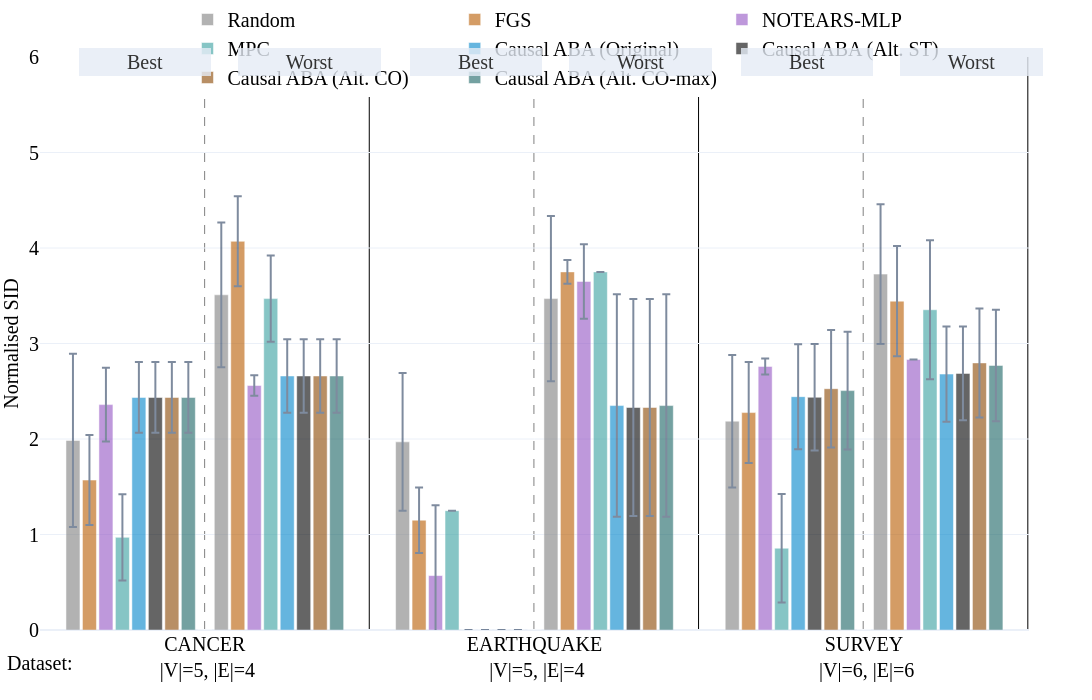

Notebook code cell kept with this figure:
### Code cell
double_bar_chart_plotly(all_sum, names_dict, colors_dict, methods, save_figs=save_figs, output_name="./Fig.2_SID_cpdag.html", debug=False, range_y1=[0,6], range_y2=[0,6])#

### Figure 1 — Plotly figure (JSON) as saved in the notebook; plotly's stock layout.template omitted (floating-point values rounded to 4 significant figures)
{"data": [{"error_y": {"array": [0.9075, 0.72, 0.6933], "type": "data", "visible": true}, "marker": {"color": "grey"}, "name": "Random", "offsetgroup": "0", "opacity": 0.6, "showlegend": true, "type": "bar", "x": ["CANCER<br> |V|=5, |E|=4", "EARTHQUAKE<br> |V|=5, |E|=4", "SURVEY<br> |V|=6, |E|=6"], "y": [1.985, 1.97, 2.187], "yaxis": "y"}, {"error_y": {"array": [0.4712, 0.3426, 0.5288], "type": "data", "visible": true}, "marker": {"color": "#b85c00"}, "name": "FGS", "offsetgroup": "1", "opacity": 0.6, "showlegend": true, "type": "bar", "x": ["CANCER<br> |V|=5, |E|=4", "EARTHQUAKE<br> |V|=5, |E|=4", "SURVEY<br> |V|=6, |E|=6"], "y": [1.57, 1.15, 2.277], "yaxis": "y"}, {"error_y": {"array": [0.385, 0.7375, 0.08333], "type": "data", "visible": true}, "marker": {"color": "#9454c4"}, "name": "NOTEARS-MLP", "offsetgroup": "2", "opacity": 0.6, "showlegend": true, "type": "bar", "x": ["CANCER<br> |V|=5, |E|=4", "EARTHQUAKE<br> |V|=5, |E|=4", "SURVEY<br> |V|=6, |E|=6"], "y": [2.36, 0.57, 2.76], "yaxis": "y"}, {"error_y": {"array": [0.4525, 0.0, 0.5683], "type": "data", "visible": true}, "marker": {"color": "#379f9f"}, "name": "MPC", "offsetgroup": "3", "opacity": 0.6, "showlegend": true, "type": "bar", "x": ["CANCER<br> |V|=5, |E|=4", "EARTHQUAKE<br> |V|=5, |E|=4", "SURVEY<br> |V|=6, |E|=6"], "y": [0.97, 1.25, 0.8567], "yaxis": "y"}, {"error_y": {"array": [0.37, 0.0, 0.55], "type": "data", "visible": true}, "marker": {"color": "#0085CA"}, "name": "Causal ABA (Original)", "offsetgroup": "4", "opacity": 0.6, "showlegend": true, "type": "bar", "x": ["CANCER<br> |V|=5, |E|=4", "EARTHQUAKE<br> |V|=5, |E|=4", "SURVEY<br> |V|=6, |E|=6"], "y": [2.435, 0.0, 2.443], "yaxis": "y"}, {"error_y": {"array": [0.3705, 0.0, 0.5583], "type": "data", "visible": true}, "marker": {"color": "black"}, "name": "Causal ABA (Alt. ST)", "offsetgroup": "5", "opacity": 0.6, "showlegend": true, "type": "bar", "x": ["CANCER<br> |V|=5, |E|=4", "EARTHQUAKE<br> |V|=5, |E|=4", "SURVEY<br> |V|=6, |E|=6"], "y": [2.435, 0.0, 2.437], "yaxis": "y"}, {"error_y": {"array": [0.3705, 0.0, 0.6148], "type": "data", "visible": true}, "marker": {"color": "#8a4500"}, "name": "Causal ABA (Alt. CO)", "offsetgroup": "6", "opacity": 0.6, "showlegend": true, "type": "bar", "x": ["CANCER<br> |V|=5, |E|=4", "EARTHQUAKE<br> |V|=5, |E|=4", "SURVEY<br> |V|=6, |E|=6"], "y": [2.435, 0.0, 2.527], "yaxis": "y"}, {"error_y": {"array": [0.3705, 0.0, 0.6172], "type": "data", "visible": true}, "marker": {"color": "#196363"}, "name": "Causal ABA (Alt. CO-max)", "offsetgroup": "7", "opacity": 0.6, "showlegend": true, "type": "bar", "x": ["CANCER<br> |V|=5, |E|=4", "EARTHQUAKE<br> |V|=5, |E|=4", "SURVEY<br> |V|=6, |E|=6"], "y": [2.435, 0.0, 2.507], "yaxis": "y"}, {"marker": {"color": "white"}, "name": "", "offsetgroup": "8", "opacity": 1, "showlegend": false, "type": "bar", "x": ["CANCER<br> |V|=5, |E|=4", "EARTHQUAKE<br> |V|=5, |E|=4", "SURVEY<br> |V|=6, |E|=6"], "y": [0.0, 0.0, 0.0]}, {"error_y": {"array": [0.7575, 0.865, 0.7317], "type": "data", "visible": true}, "marker": {"color": "grey"}, "name": "Random", "offsetgroup": "9", "opacity": 0.6, "showlegend": false, "type": "bar", "x": ["CANCER<br> |V|=5, |E|=4", "EARTHQUAKE<br> |V|=5, |E|=4", "SURVEY<br> |V|=6, |E|=6"], "y": [3.51, 3.47, 3.727], "yaxis": "y2"}, {"error_y": {"array": [0.4712, 0.1237, 0.577], "type": "data", "visible": true}, "marker": {"color": "#b85c00"}, "name": "FGS", "offsetgroup": "10", "opacity": 0.6, "showlegend": false, "type": "bar", "x": ["CANCER<br> |V|=5, |E|=4", "EARTHQUAKE<br> |V|=5, |E|=4", "SURVEY<br> |V|=6, |E|=6"], "y": [4.07, 3.75, 3.443], "yaxis": "y2"}, {"error_y": {"array": [0.1075, 0.39, 0.0], "type": "data", "visible": true}, "marker": {"color": "#9454c4"}, "name": "NOTEARS-MLP", "offsetgroup": "11", "opacity": 0.6, "showlegend": false, "type": "bar", "x": ["CANCER<br> |V|=5, |E|=4", "EARTHQUAKE<br> |V|=5, |E|=4", "SURVEY<br> |V|=6, |E|=6"], "y": [2.56, 3.65, 2.833], "yaxis": "y2"}, {"error_y": {"array": [0.4525, 0.0, 0.7267], "type": "data", "visible": true}, "marker": {"color": "#379f9f"}, "name": "MPC", "offsetgroup": "12", "opacity": 0.6, "showlegend": false, "type": "bar", "x": ["CANCER<br> |V|=5, |E|=4", "EARTHQUAKE<br> |V|=5, |E|=4", "SURVEY<br> |V|=6, |E|=6"], "y": [3.47, 3.75, 3.353], "yaxis": "y2"}, {"error_y": {"array": [0.385, 1.165, 0.4983], "type": "data", "visible": true}, "marker": {"color": "#0085CA"}, "name": "Causal ABA (Original)", "offsetgroup": "13", "opacity": 0.6, "showlegend": false, "type": "bar", "x": ["CANCER<br> |V|=5, |E|=4", "EARTHQUAKE<br> |V|=5, |E|=4", "SURVEY<br> |V|=6, |E|=6"], "y": [2.66, 2.35, 2.68], "yaxis": "y2"}, {"error_y": {"array": [0.3839, 1.136, 0.491], "type": "data", "visible": true}, "marker": {"color": "black"}, "name": "Causal ABA (Alt. ST)", "offsetgroup": "14", "opacity": 0.6, "showlegend": false, "type": "bar", "x": ["CANCER<br> |V|=5, |E|=4", "EARTHQUAKE<br> |V|=5, |E|=4", "SURVEY<br> |V|=6, |E|=6"], "y": [2.66, 2.33, 2.687], "yaxis": "y2"}, {"error_y": {"array": [0.3839, 1.136, 0.5707], "type": "data", "visible": true}, "marker": {"color": "#8a4500"}, "name": "Causal ABA (Alt. CO)", "offsetgroup": "15", "opacity": 0.6, "showlegend": false, "type": "bar", "x": ["CANCER<br> |V|=5, |E|=4", "EARTHQUAKE<br> |V|=5, |E|=4", "SURVEY<br> |V|=6, |E|=6"], "y": [2.66, 2.33, 2.797], "yaxis": "y2"}, {"error_y": {"array": [0.3839, 1.165, 0.5841], "type": "data", "visible": true}, "marker": {"color": "#196363"}, "name": "Causal ABA (Alt. CO-max)", "offsetgroup": "16", "opacity": 0.6, "showlegend": false, "type": "bar", "x": ["CANCER<br> |V|=5, |E|=4", "EARTHQUAKE<br> |V|=5, |E|=4", "SURVEY<br> |V|=6, |E|=6"], "y": [2.66, 2.35, 2.77], "yaxis": "y2"}], "layout": {"annotations": [{"font": {"color": "Black", "family": "Serif", "size": 20}, "showarrow": false, "text": "Dataset:", "x": 0, "xanchor": "center", "xref": "paper", "y": -0.08, "yanchor": "bottom", "yref": "paper"}, {"bgcolor": "#E5ECF6", "bordercolor": "#E5ECF6", "borderwidth": 2, "font": {"color": "black", "size": 20}, "opacity": 0.8, "showarrow": false, "text": "         Best         ", "x": 0.039, "xanchor": "left", "xref": "x domain", "y": 1.015, "yref": "y domain"}, {"bgcolor": "#E5ECF6", "bordercolor": "#E5ECF6", "borderwidth": 2, "font": {"color": "black", "size": 20}, "opacity": 0.8, "showarrow": false, "text": "         Worst         ", "x": 0.2, "xanchor": "left", "xref": "x domain", "y": 1.015, "yref": "y domain"}, {"bgcolor": "#E5ECF6", "bordercolor": "#E5ECF6", "borderwidth": 2, "font": {"color": "black", "size": 20}, "opacity": 0.8, "showarrow": false, "text": "         Best         ", "x": 0.374, "xanchor": "left", "xref": "x domain", "y": 1.015, "yref": "y domain"}, {"bgcolor": "#E5ECF6", "bordercolor": "#E5ECF6", "borderwidth": 2, "font": {"color": "black", "size": 20}, "opacity": 0.8, "showarrow": false, "text": "         Worst         ", "x": 0.535, "xanchor": "left", "xref": "x domain", "y": 1.015, "yref": "y domain"}, {"bgcolor": "#E5ECF6", "bordercolor": "#E5ECF6", "borderwidth": 2, "font": {"color": "black", "size": 20}, "opacity": 0.8, "showarrow": false, "text": "         Best         ", "x": 0.709, "xanchor": "left", "xref": "x domain", "y": 1.015, "yref": "y domain"}, {"bgcolor": "#E5ECF6", "bordercolor": "#E5ECF6", "borderwidth": 2, "font": {"color": "black", "size": 20}, "opacity": 0.8, "showarrow": false, "text": "         Worst         ", "x": 0.87, "xanchor": "left", "xref": "x domain", "y": 1.015, "yref": "y domain"}], "bargap": 0.15, "bargroupgap": 0.15, "barmode": "group", "font": {"color": "black", "family": "Serif", "size": 20}, "height": 700, "hovermode": "x unified", "legend": {"orientation": "h", "x": 0.5, "xanchor": "center", "y": 1.1, "yanchor": "top"}, "margin": {"b": 70, "l": 40, "r": 0, "t": 20}, "shapes": [{"layer": "below", "line": {"color": "grey", "dash": "dash", "width": 1}, "type": "line", "x0": 0.1565, "x1": 0.1565, "xref": "paper", "y0": 0, "y1": 1, "yref": "paper"}, {"layer": "below", "line": {"color": "black", "dash": "solid", "width": 1}, "type": "line", "x0": 0.313, "x1": 0.313, "xref": "paper", "y0": 0, "y1": 1, "yref": "paper"}, {"layer": "below", "line": {"color": "grey", "dash": "dash", "width": 1}, "type": "line", "x0": 0.4695, "x1": 0.4695, "xref": "paper", "y0": 0, "y1": 1, "yref": "paper"}, {"layer": "below", "line": {"color": "black", "dash": "solid", "width": 1}, "type": "line", "x0": 0.626, "x1": 0.626, "xref": "paper", "y0": 0, "y1": 1, "yref": "paper"}, {"layer": "below", "line": {"color": "grey", "dash": "dash", "width": 1}, "type": "line", "x0": 0.7825, "x1": 0.7825, "xref": "paper", "y0": 0, "y1": 1, "yref": "paper"}, {"layer": "below", "line": {"color": "black", "dash": "solid", "width": 1}, "type": "line", "x0": 0.939, "x1": 0.939, "xref": "paper", "y0": 0, "y1": 1, "yref": "paper"}], "width": 1600, "xaxis": {"anchor": "y", "domain": [0, 0.94]}, "yaxis": {"anchor": "x", "domain": [0, 1], "range": [0, 6], "title": {"font": {"size": 20}, "text": "Normalised SID"}}, "yaxis2": {"anchor": "x", "overlaying": "y", "range": [0, 6], "scaleanchor": 0, "showgrid": false, "showline": false, "showticklabels": false, "side": "right", "title": {"font": {"size": 20}, "text": ""}, "zeroline": true}}}
